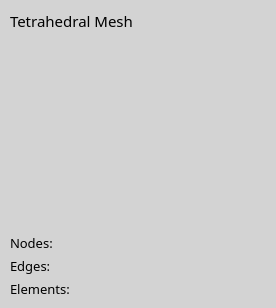
         <widget class="QWidget" name="viewer_tetra_widget" native="true">
          <property name="sizePolicy">
           <sizepolicy hsizetype="Expanding" vsizetype="Expanding">
            <horstretch>4</horstretch>
            <verstretch>4</verstretch>
           </sizepolicy>
          </property>
          <property name="styleSheet">
           <string notr="true">background-color: #D3D3D3;
border-radius: 15px;</string>
          </property>
          <layout class="QVBoxLayout" name="verticalLayout_3">
           <property name="spacing">
            <number>5</number>
           </property>
           <property name="leftMargin">
            <number>10</number>
           </property>
           <property name="topMargin">
            <number>10</number>
           </property>
           <property name="rightMargin">
            <number>10</number>
           </property>
           <property name="bottomMargin">
            <number>10</number>
           </property>
           <item>
            <widget class="QLabel" name="tetMeshLabel">
             <property name="font">
              <font>
               <family>Alwyn</family>
               <pointsize>11</pointsize>
              </font>
             </property>
             <property name="styleSheet">
              <string notr="true">QLabel {
    color: #000000;                  /* Black text */
    background: transparent;         /* No background */
    border: none;                    /* No border */
	qproperty-alignment: 'AlignLeft | AlignVCenter';
}</string>
             </property>
             <property name="text">
              <string>Tetrahedral Mesh</string>
             </property>
            </widget>
           </item>
           <item>
            <widget class="QVTKRenderWindowInteractor" name="tetView">
             <property name="styleSheet">
              <string notr="true">QVTKRenderWindowInteractor {
    background-color: #D3D3D3;  
    border: 1px solid #121212;  /* Light gray border */
}
</string>
             </property>
            </widget>
           </item>
           <item>
            <widget class="QLabel" name="tetNodesLabel">
             <property name="font">
              <font>
               <family>AlwynNewRounded-Regular</family>
               <pointsize>10</pointsize>
              </font>
             </property>
             <property name="styleSheet">
              <string notr="true">QLabel {
    color: #000000;                  /* Black text */
    background: transparent;         /* No background */
    border: none;                    /* No border */
	qproperty-alignment: 'AlignLeft | AlignVCenter';
}</string>
             </property>
             <property name="text">
              <string>Nodes:</string>
             </property>
            </widget>
           </item>
           <item>
            <widget class="QLabel" name="tetEdgesLabel">
             <property name="font">
              <font>
               <family>AlwynNewRounded-Regular</family>
               <pointsize>10</pointsize>
              </font>
             </property>
             <property name="styleSheet">
              <string notr="true">QLabel {
    color: #000000;                  /* Black text */
    background: transparent;         /* No background */
    border: none;                    /* No border */
	qproperty-alignment: 'AlignLeft | AlignVCenter';
}</string>
             </property>
             <property name="text">
              <string>Edges:</string>
             </property>
            </widget>
           </item>
           <item>
            <widget class="QLabel" name="tetElementsLabel">
             <property name="font">
              <font>
               <family>AlwynNewRounded-Regular</family>
               <pointsize>10</pointsize>
              </font>
             </property>
             <property name="styleSheet">
              <string notr="true">QLabel {
    color: #000000;                  /* Black text */
    background: transparent;         /* No background */
    border: none;                    /* No border */
	qproperty-alignment: 'AlignLeft | AlignVCenter';
}</string>
             </property>
             <property name="text">
              <string>Elements: </string>
             </property>
            </widget>
           </item>
          </layout>
         </widget>
